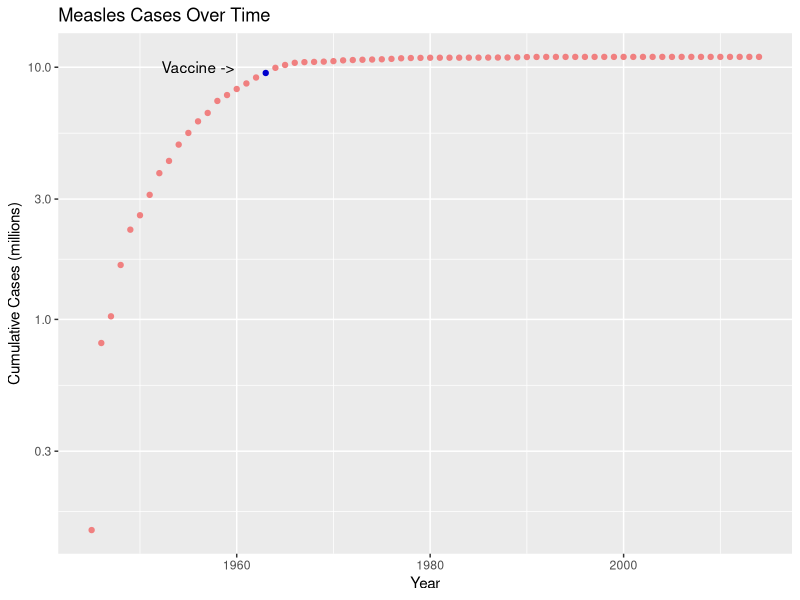
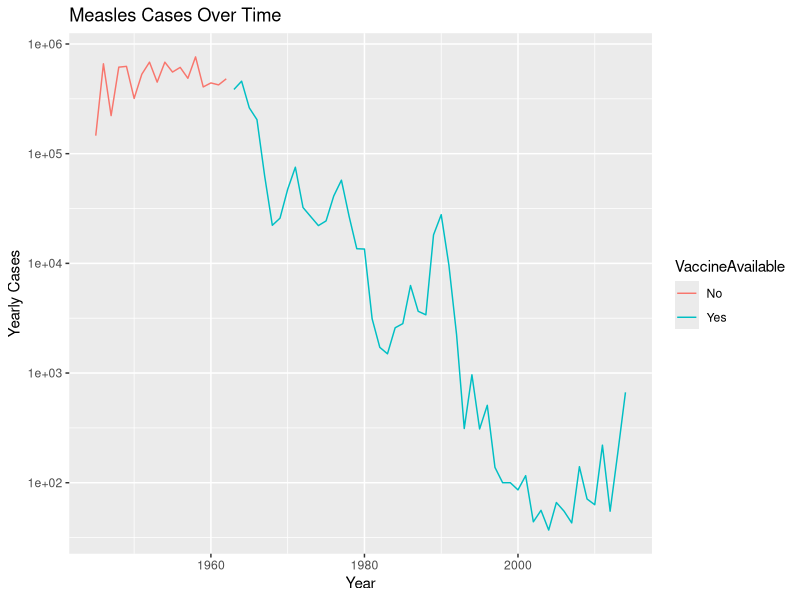

Here is the R script that generated these plots, in order:
library(dplyr)
library(ggplot2)

diseases <- read.csv("vaccine_data_online.csv",header=TRUE)
measles <- filter(diseases,disease=="Measles")
#meas <- ggplot(measles, aes(year, cases))
#meas + geom_point() #quick dot plot

#show cumulative cases over time
ggplot(measles, aes(x=year, y=cumsum(cases/1000000))) + 
  geom_point(col = ifelse(measles$year == 1963, "blue3", "lightcoral")) + 
  xlab("Year") + ylab("Cumulative Cases (millions)") + scale_y_log10() + 
  ggtitle("Measles Cases Over Time") + annotate("text", y=10, x =1956,label= "Vaccine ->") 


#2 lines, before vs after vaccine
mea <- select(measles,year,cases)
mea$VaccineAvailable <- ifelse(measles$year >= 1963, "Yes", "No")
ggplot(mea, aes(x=year, y=cases, color = VaccineAvailable)) + geom_line() + scale_y_log10() +
  ggtitle("Measles Cases Over Time") + xlab("Year") + ylab("Yearly Cases")
